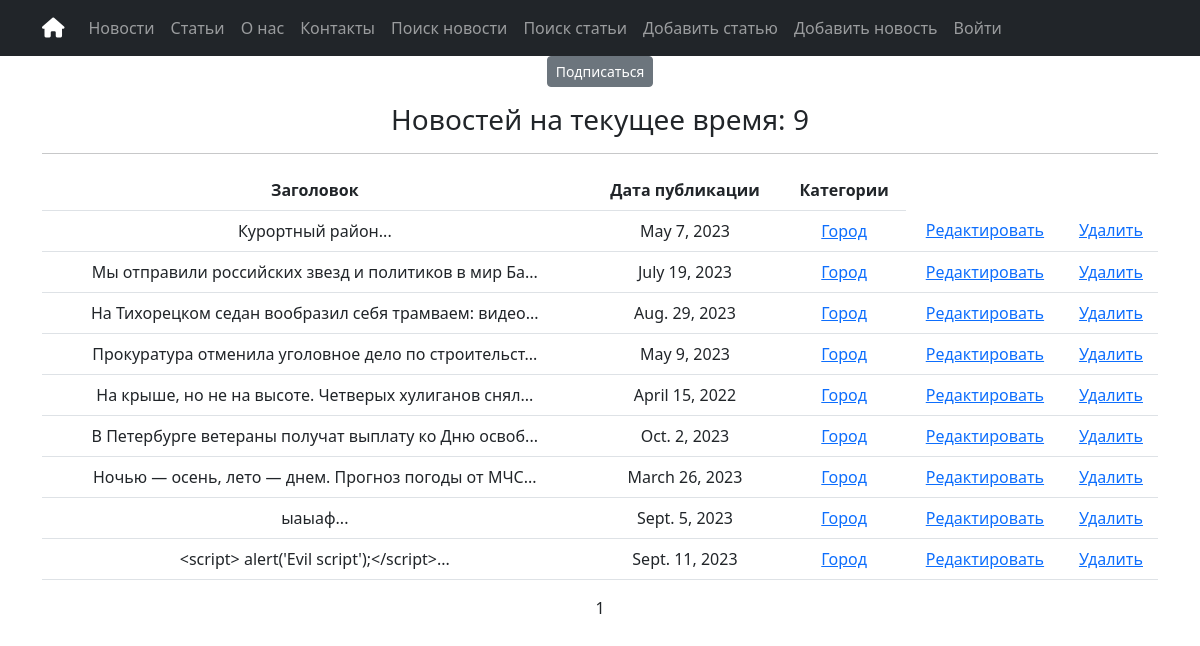
Screenshot of /news/categories/1 with the database file from the repository.
### simpleapp/models.py (models this page shows, shortened)
class News(models.Model):
    title = models.CharField(
        max_length=50,
        unique=True,  # названия товаров не должны повторяться
    )
    description = models.TextField()
    date = models.DateField(help_text=("YYYY-MM-DD"))
    category = models.ManyToManyField(
        Category,
        related_name="news",  # все новости в категории будут доступны через поле news
    )
    class Meta:
        verbose_name_plural = "News"

class Category(models.Model):
    name = models.CharField(max_length=100, unique=True)
    subscribers = models.ManyToManyField(User, related_name="categories")
    def __str__(self):
        return self.name.title()
    class Meta:
        verbose_name_plural = "Categories"

### simpleapp/views.py (the view)
# urls.py: path("categories/<int:pk>", CategoryView.as_view(), name="category_details"),
class CategoryView(NewsList):
    model = News
    template_name = "news/category_list.html"
    context_object_name = "category_news_list"
    def get_queryset(self):
        self.category = get_object_or_404(Category, id=self.kwargs["pk"])
        queryset = News.objects.filter(category=self.category)
        return queryset
    def get_context_data(self, **kwargs):
        context = super().get_context_data(**kwargs)
        context["is_not_subscriber"] = (
            self.request.user not in self.category.subscribers.all()
        )
        context["category"] = self.category
        return context

### simpleapp/views.py (called while the page is built)
    def get_context_data(self, **kwargs):
        context = super().get_context_data(**kwargs)
        context["next_sale"] = f"Новостей на текущее время:"
        return context

### templates/news/category_list.html (shortened to what this page needs)
{% extends 'flatpages/default.html' %}
{% load custom_filters %}
{% load custom_tags %}
{% block content %}
{% if is_not_subscriber %}
<p class="text-center"><a href="{% url 'subscribe' category.id %}" class="btn btn-secondary btn-sm">Подписаться</a></p>
{% endif %}
{% if page_obj.paginator.count > 0 %}
<h3> {{ next_sale }} {{ page_obj.paginator.count }}</h3>
{% endif %}
<hr>
{% if category_news_list %}
<table class="table" style="width: 100%;">
    <thead>
        <tr>
            <th>Заголовок</th>
            <th>Дата публикации</th>
            <th>Категории</th>
        </tr>
    </thead>
    <tbody>
        {% for item in category_news_list %}
        <tr>
            <td>
                <a class="nav-link" href="{% url 'news_detail' pk=item.pk %}">{{ item.title|truncatewords:20}}...</a>
            </td>
            <td>{{ item.date }}</td>
            <td>
                {% for category in item.category.all %}
                <a href="{% url 'category_details' category.id %}">{{ category }}</a>
                {% endfor %}
            </td>
            <td>
                <a href="{% url 'news_update' item.id %}"><u>Редактировать</u></a>
            </td>
            <td>
                <a href="{% url 'news_delete' item.id %}"><u>Удалить</u></a>
            </td>
        </tr>
        {% endfor %}
    </tbody>
</table>
{% else %}
<h2>Новостей нет!</h2>
{% endif %}
{% if page_obj.paginator.count > 0 %}
{{ page_obj.number }}
{% endif %}
{% endblock content %}

### rows the page displays
News: title "Курортный район", date "May 7, 2023"
Category: name "Город"
News: title "Мы отправили российских звезд и политиков в мир Ба", date "July 19, 2023"
News: title "На Тихорецком седан вообразил себя трамваем: видео", date "Aug. 29, 2023"
News: title "Прокуратура отменила уголовное дело по строительст", date "May 9, 2023"
News: title "На крыше, но не на высоте. Четверых хулиганов снял", date "April 15, 2022"
News: title "В Петербурге ветераны получат выплату ко Дню освоб", date "Oct. 2, 2023"
News: title "Ночью — осень, лето — днем. Прогноз погоды от МЧС", date "March 26, 2023"
News: title "ыаыаф", date "Sept. 5, 2023"
News: title "<script> alert('Evil script');</script>", date "Sept. 11, 2023"

### other values shown
{{ next_sale }} "Новостей на текущее время:"
{{ page_obj.paginator.count }} "9"
{{ page_obj.number }} "1"
